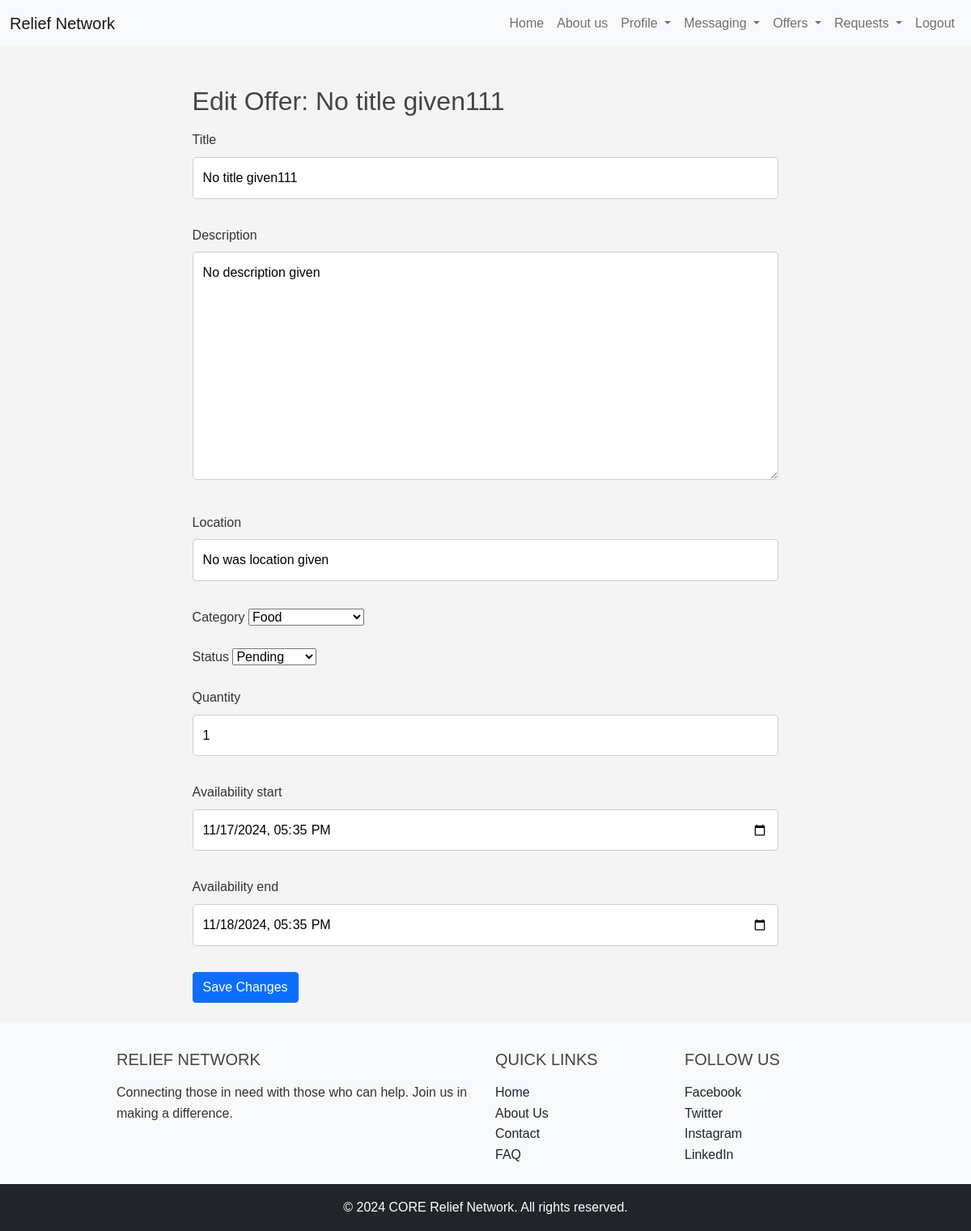
The page /edit_offer/18/ (signed in) on the database its author committed.
### offers/models.py (models this page shows, shortened)
class Offer(models.Model):
    CATEGORY_CHOICES = (
        ('food', 'Food'),
        ('water', 'Water'),
        ('clothing', 'Clothing'),
        ('shelter', 'Shelter'),
        ('medical', 'Medical Supplies'),
        ('other', 'Other'),
    )
    STATUS_CHOICES = (
        ('pending', 'Pending'),
        ('in_progress', 'In Progress'),
        ('completed', 'Completed'),
        ('cancelled', 'Cancelled'),
    )
    user = models.ForeignKey(User, on_delete=models.CASCADE)
    title = models.CharField(max_length=100, default='No title given')
    description = models.TextField(default='No description given')
    location = models.CharField(max_length=255, default='No was location given')# add a more detailed address later
    category = models.CharField(max_length=50, choices=CATEGORY_CHOICES, default='Other')
    status = models.CharField(max_length=11, choices=STATUS_CHOICES, default='Pending')
    quantity = models.IntegerField(default=1)
    availability_start = models.DateTimeField(default=timezone.now)
    availability_end = models.DateTimeField(default=timezone.now)
    likes = models.ManyToManyField(User, related_name='liked_offers', blank=True)

### offers/views.py (the view)
# urls.py: path('edit_offer/<int:pk>/', offers_views.edit_offer, name='edit_offer'), # changed
@login_required
def edit_offer(request, pk):
    offer = get_object_or_404(Offer, pk=pk, user=request.user)
    if request.method == 'POST':
        form = OfferForm(request.POST, instance=offer)
        if form.is_valid():
            form.save()
            return redirect('user_offer_list')
    else:
        form = OfferForm(instance=offer)
    return render(request, 'edit_offer.html', {'form': form})

### offers/forms.py (shortened to what this page needs)
class OfferForm(forms.ModelForm):
    class Meta:
        model = Offer
        fields = ['title', 'description', 'location', 'category', 'status', 'quantity', 'availability_start', 'availability_end']
    def __init__(self, *args, **kwargs):
        super(OfferForm, self).__init__(*args, **kwargs)
        self.fields['category'].widget = forms.Select(choices=Offer.CATEGORY_CHOICES)
        self.fields['status'].widget = forms.Select(choices=Offer.STATUS_CHOICES)
        self.fields['availability_start'].widget = forms.DateTimeInput(attrs={'type': 'datetime-local'}, format='%Y-%m-%dT%H:%M')
        self.fields['availability_end'].widget = forms.DateTimeInput(attrs={'type': 'datetime-local'}, format='%Y-%m-%dT%H:%M')

### offers/templates/edit_offer.html (shortened to what this page needs)
{% extends 'base.html' %}
{% block content %}
{% load static %}
<link rel="stylesheet" type="text/css" href="{% static 'css/styles.css' %}">
<div class="container mt-4">
    <h2>Edit Offer: {{ form.instance.title }}</h2>
    <form method="post">
        {% for field in form %}
        <div class="mb-3">
            <label for="{{ field.id_for_label }}" class="form-label">{{ field.label }}</label>
            {{ field }}
        </div>
        {% endfor %}
        <button type="submit" class="btn btn-primary">Save Changes</button>
    </form>
</div>
{% endblock %}

### static/css/base.css (style rules this page uses)
html, body { height: 100%; margin: 0; display: flex; flex-direction: column; }

### static/css/styles.css (style rules this page uses)
* { margin: 0; padding: 0; box-sizing: border-box; }
body { font-family: Arial, sans-serif; background-color: #f4f4f4; color: #333; line-height: 1.6; }
.container { width: 80%; margin: auto; overflow: hidden; }
h1, h2, h3, h4, h5, h6 { margin-bottom: 1rem; color: #444; }
button { display: inline-block; padding: 0.75rem 1.25rem; font-size: 1rem; cursor: pointer; border: none; background-color: #007BFF; color: #fff; border-radius: 5px; }
input, textarea { width: 100%; padding: 0.75rem; margin-bottom: 1rem; border: 1px solid #ccc; border-radius: 5px; }
:root { --button-size-small: 8px 16px; --button-size-medium: 12px 24px; --button-size-large: 16px 32px; }

### rows shown on the page
Offer: instance "No title given111", form "No title given111" "No description given" "No was location given" "Food" "Pending" "1" "11/17/2024 17:35" "11/18/2024 17:35"

### other values the page prints
{{ field.label }} "Title" "Description" "Location" "Category" "Status" "Quantity" "Availability start" "Availability end"
